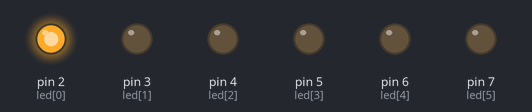
Bench run of a sketch on a simulated Arduino Uno, built with avr-gcc and run on an emulated ATmega328P. Shown: output pins drawn as LEDs (lit = HIGH).

Above: at 0.5 s.
At 4.5 s:
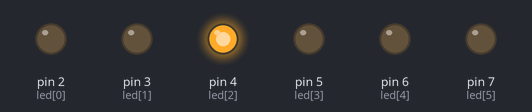
At 6.5 s:
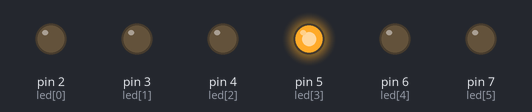
At 7.5 s:
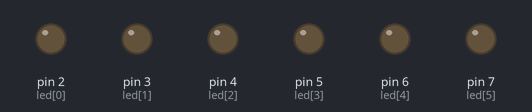
At 10.5 s:
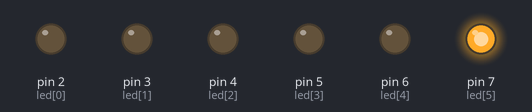
At 14.5 s:
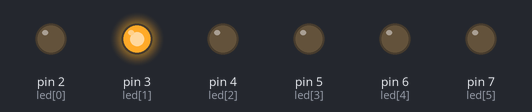
Timing chart, 0 to 15.6 s (numbered marks = the images above):
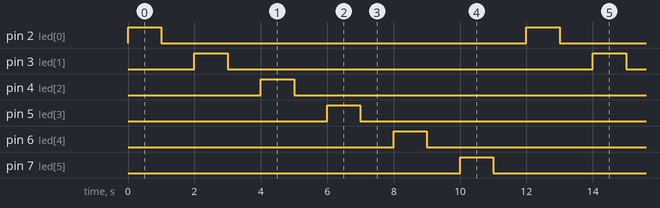

The sketch:

lab1b.ino
```cpp
// C++ code
//
int led[]={2,3,4,5,6,7};
void setup()
{
  for(int i=0;i<6;i++){
  pinMode(led[i], OUTPUT);
}
}
void loop()
{
  for(int i=0;i<6;i++){
  digitalWrite(led[i], HIGH);
  delay(1000); // Wait for 1000 millisecond(s)
  digitalWrite(led[i], LOW);
  delay(1000); // Wait for 1000 millisecond(s)
  }
}
```

Measured:
- by itself, pin 2 (led[0]), pin 3 (led[1]), pin 4 (led[2]), pin 5 (led[3]), pin 6 (led[4]), pin 7 (led[5]): alternates HIGH for 1.0 s and LOW for 11.0 s
- by itself, everything shown: repeats every 12.0 s, in 12 steps
